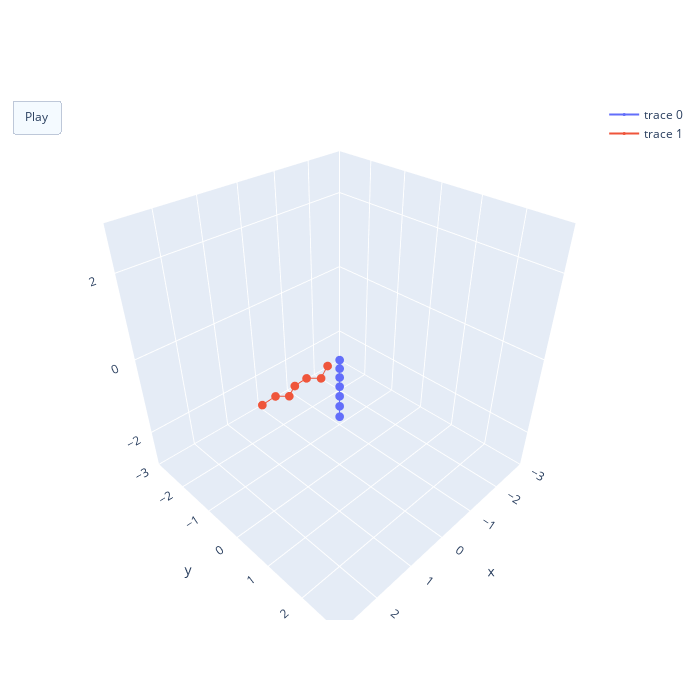

The notebook cell this image was saved under:
### Code cell
sim.visualise_simulation_animation(configuration)

### Figure 1 — Plotly figure (JSON) as saved in the notebook; plotly's stock layout.template omitted (floating-point values rounded to 4 significant figures)
{"data": [{"marker": {"size": 3}, "type": "scatter3d", "x": [0, 0.2121, 0.4243, 0.6364, 0.8485, 1.061, 1.273], "y": [0, 0.2121, 0.4243, 0.6364, 0.8485, 1.061, 1.273], "z": [0, 0, 0, 0, 0, 0, 0]}, {"marker": {"size": 3}, "type": "scatter3d", "x": [2.0, 1.725, 1.455, 1.189, 0.893, 0.6401, 0.3792], "y": [-0.07825, -0.007516, 0.07471, -0.06128, -0.03887, 0.1137, 0.03473], "z": [-0.08679, 0.00874, -0.09318, -0.06279, -0.01936, -0.07255, 0.05977]}], "layout": {"height": 700, "scene": {"aspectmode": "cube", "xaxis": {"range": [-3, 3]}, "yaxis": {"range": [-3, 3]}, "zaxis": {"range": [-3, 3]}}, "updatemenus": [{"buttons": [{"args": [null, {"frame": {"duration": 50, "redraw": true}, "fromcurrent": true}], "label": "Play", "method": "animate"}], "type": "buttons"}], "width": 700}}
